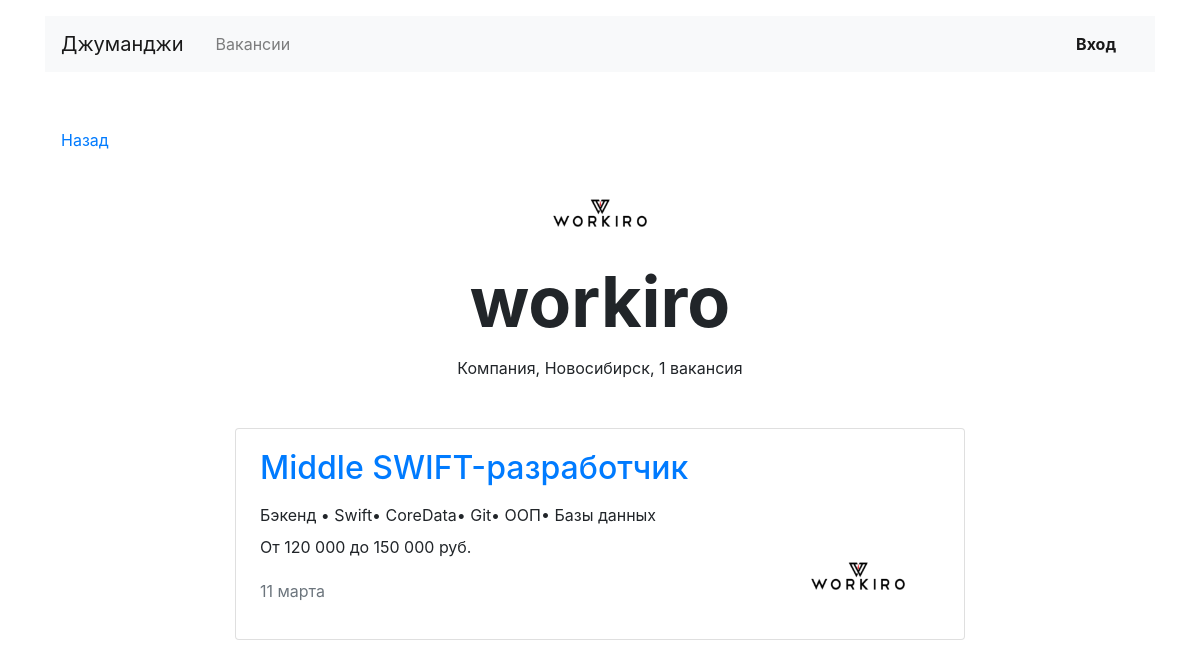
Screenshot of /companies/1 with the database file from the repository.
### junior_hunter/models.py (models this page shows, shortened)
class Company(models.Model):
    name = CharField(max_length=255)
    location = CharField(max_length=255)  # TODO сделать полем с выбором, возможно из другой модели
    logo = ImageField(upload_to=MEDIA_COMPANY_IMAGE_DIR)
    description = TextField()
    employee_count = IntegerField()
    owner = OneToOneField(User, null=True, on_delete=models.PROTECT)
    class Meta:
        verbose_name_plural = 'companies'

class Vacancy(models.Model):
    title = CharField(max_length=100)
    specialty = ForeignKey(Specialty, related_name='vacancies', on_delete=models.PROTECT)
    company = ForeignKey(Company, related_name='vacancies', on_delete=models.PROTECT)
    skills = CharField(max_length=100)
    description = TextField()
    salary_min = IntegerField()
    salary_max = IntegerField()
    published_at = DateTimeField()
    class Meta:
        verbose_name_plural = 'vacancies'

class Specialty(models.Model):
    code = CharField(max_length=100, primary_key=True)  # TODO сделать полем с выбором, возможно из другой модели
    title = CharField(max_length=100)
    picture = ImageField(upload_to=MEDIA_SPECIALITY_IMAGE_DIR)

### junior_hunter/views.py (the view)
# urls.py: path('companies/<int:company_id>', CompanyView.as_view(), name='company'),
class CompanyView(ListView):
    template_name = 'junior_hunter/company.html'
    model = Vacancy
    def __init__(self, *args, **kwargs):
        super().__init__(*args, **kwargs)
        self.company = None
    def setup(self, request, *args, **kwargs):
        super().setup(request, *args, **kwargs)
        company_id = kwargs['company_id']
        self.company = get_object_or_404(Company, id=company_id)
    def get_context_data(self, **kwargs):
        context = super().get_context_data(**kwargs)
        context['company'] = self.company
        return context
    def get_queryset(self):
        queryset = super().get_queryset()
        filtered_queryset = queryset.filter(company__id=self.company.id)
        return filtered_queryset

### junior_hunter/templatetags/filters.py (called while the page is built)
@register.filter(is_safe=False)
@stringfilter
def rupluralize(value, forms):
    try:
        one, two, many = forms.split(u',')
        value = str(value)[-2:]  # 314 -> 14
        if (21 > int(value) > 4):
            return many
        if value.endswith('1'):
            return one
        elif value.endswith(('2', '3', '4')):
            return two
        else:
            return many
    except (ValueError, TypeError):
        return ''

@register.filter
def readable_price(number) -> str:
    return '{:,}'.format(number).replace(',', ' ')

@register.filter
def split(value: str, separator: str) -> List[str]:
    return value.split(separator)

### junior_hunter/templates/junior_hunter/company.html
{% extends 'junior_hunter/base.html' %}
{% load filters %}
{% block main %}
  <main class="container mt-3">
    <div class="navbar mt-5">
      <p><a href="#">Назад</a></p>
    </div>
    <section>
      <div class="text-center">
        <img src="{{ company.logo.url }}" width="130" height="80" alt="https://place-hold.it/130x80">
      </div>
      <h1 class="h1 text-center mx-auto mt-0 pt-1" style="font-size: 70px;"><strong>{{ company.name }}</strong></h1>
      <p class="text-center pt-1">Компания, {{ company.location }}, {{ object_list|length }} {{ object_list|length|rupluralize:"вакансия,вакансии,вакансий" }} </p>
      <div class="row mt-5">
        <div class="col-12 col-lg-8 offset-lg-2 m-auto">
          {% for cur_vacancy in object_list %}
              {% include 'junior_hunter/one_vacancy_card.html' %}
          {% endfor %}
        </div>
      </div>
    </section>
  </main>
{% endblock %}

### junior_hunter/templates/junior_hunter/one_vacancy_card.html
{% load filters %}
<div class="card mb-4">
    <div class="card-body px-4">
      <div class="row">
        <div class="col-12 col-md-8 col-lg-9">
          <a href="{% url 'vacancy' cur_vacancy.id%}"><h2 class="h2 pb-2">{{ cur_vacancy.title }}</h2> </a>
          <p class="mb-2">{{ cur_vacancy.specialty.title }} • {{ cur_vacancy.skills|split:','|join:'•'}}</p>
          <p>От {{ cur_vacancy.salary_min|readable_price }} до {{ cur_vacancy.salary_max|readable_price }} руб.</p>
          <p class="text-muted pt-1">{{ cur_vacancy.published_at|date:'j E' }}</p>
        </div>
        <div class="col-12 col-md-4 col-lg-3 d-flex align-items-end">
          <a href="#"><img src="{{ cur_vacancy.company.logo.url }}" alt="https://place-hold.it/130x80" width="130" height="80" alt=""></a>
        </div>
      </div>
    </div>
</div>

### rows the page displays
Company: logo (picture), name "workiro", location "Новосибирск"
Vacancy: title "Middle SWIFT-разработчик", specialty "Бэкенд", skills|split "Swift• CoreData• Git• ООП• Базы данных", salary_min|readable_price "120 000", salary_max|readable_price "150 000", published_at "11 марта", company.logo (picture)

### other values shown
{{ object_list|length }} "1"
{{ object_list|length|rupluralize:"вакансия,вакансии,вакансий" }} "вакансия"
